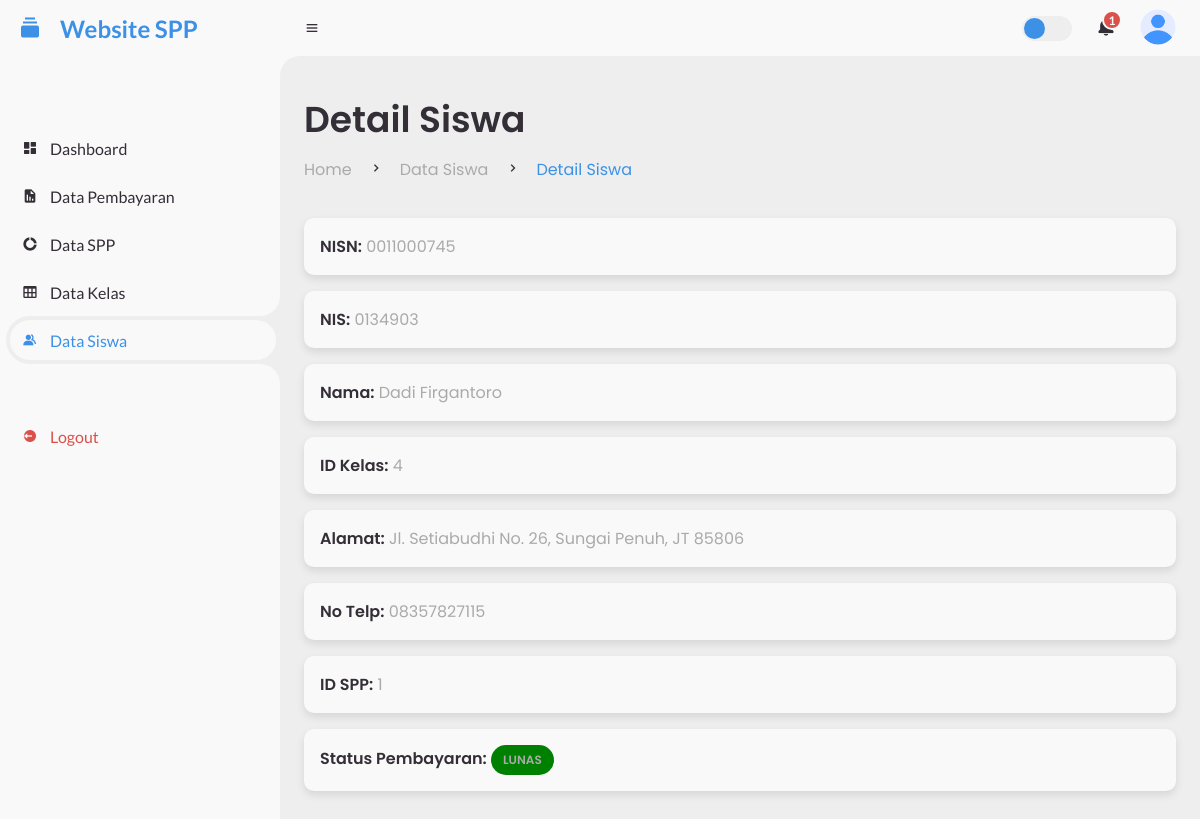
Screenshot of /detail-siswa.php?nisn=0011000745 (signed in) with the database file from the repository.
### tables this page shows
CREATE TABLE `siswa` (
  `nisn` varchar(10) NOT NULL,
  `nis` varchar(8) DEFAULT NULL,
  `nama` varchar(50) DEFAULT NULL,
  `id_kelas` int(11) DEFAULT NULL,
  `alamat` text DEFAULT NULL,
  `no_telp` varchar(15) DEFAULT NULL,
  `id_spp` int(11) DEFAULT NULL,
  `status_pembayaran` enum('lunas','belum lunas') DEFAULT 'belum lunas'
);

### detail-siswa.php (the view, shortened to what this page needs)
<?php
include('koneksi.php');
$nisn = $_GET['nisn'];
$sql_select = "SELECT * FROM siswa WHERE nisn = '$nisn'";
$result = mysqli_query($koneksi, $sql_select);
$row = mysqli_fetch_assoc($result);
?>
<!DOCTYPE html>
<html lang="en">
<head>
    <link href='https://unpkg.com/boxicons@2.0.9/css/boxicons.min.css' rel='stylesheet'>
    <link rel="stylesheet" type="text/css" href="https://cdn.datatables.net/1.11.5/css/jquery.dataTables.css">
    <link rel="stylesheet" href="css/style.css">
</head>
<body>
<section id="sidebar">
        <a href="dashboard.php" class="brand">
            <i class='bx bxs-collection'></i>
            <span class="text">Website SPP</span>
        </a>
        <ul class="side-menu top">
            <li>
                <a href="dashboard.php">
                    <i class='bx bxs-dashboard' ></i>
                    <span class="text">Dashboard</span>
                </a>
            </li>
            <li>
                <a href="pembayaran.php">
                    <i class='bx bxs-report'></i>
                    <span class="text">Data Pembayaran</span>
                </a>
            </li>
            <li>
                <a href="spp.php">
                    <i class='bx bxs-doughnut-chart' ></i>
                    <span class="text">Data SPP</span>
                </a>
            </li>
            <li>
                <a href="kelas.php">
                    <i class='bx bx-table'></i>
                    <span class="text">Data Kelas</span>
                </a>
            </li>
            <li class="active">
                <a href="siswa.php">
                    <i class='bx bxs-group' ></i>
                    <span class="text">Data Siswa</span>
                </a>
            </li>
        </ul>
        <ul class="side-menu">
            <li>
                <a href="index.php" class="logout">
                    <i class='bx bxs-log-out-circle' ></i>
                    <span class="text">Logout</span>
                </a>
            </li>
        </ul>
    </section>
<section id="content">
    <nav>
            <i class='bx bx-menu' ></i>
			<label for="switch-mode" class="switch-mode"></label>
            <a href="#" class="notification">
                <span class="num">1</span>
            </a>
            <a href="#" class="profile">
                <img src="img/user.png">
            </a>
        </nav>
    <main>
        <div class="head-title">
                <div class="left">
                    <h1>Detail Siswa</h1>
                    <ul class="breadcrumb">
                        <li>
                            <a href="dashboard.php">Home</a>
                        </li>
                        <li><i class='bx bx-chevron-right'></i></li>
                        <li>
                            <a href="siswa.php">Data Siswa</a>
                        </li>
                        <li><i class='bx bx-chevron-right'></i></li>
                        <li>
                            <a class="active" href="#">Detail Siswa</a>
                        </li>
                    </ul>
                </div>
            </div>
        <div class="detail-siswa">
            <div class="detail-item">
                <label>NISN:</label> <span><?php echo $row['nisn']; ?></span>
            </div>
            <div class="detail-item">
                <label>NIS:</label> <span><?php echo $row['nis']; ?></span>
            </div>
            <div class="detail-item">
                <label>Nama:</label> <span><?php echo $row['nama']; ?></span>
            </div>
            <div class="detail-item">
                <label>ID Kelas:</label> <span><?php echo $row['id_kelas']; ?></span>
            </div>
            <div class="detail-item">
                <label>Alamat:</label> <span><?php echo $row['alamat']; ?></span>
            </div>
            <div class="detail-item">
                <label>No Telp:</label> <span><?php echo $row['no_telp']; ?></span>
            </div>
            <div class="detail-item">
                <label>ID SPP:</label> <span><?php echo $row['id_spp']; ?></span>
            </div>
            <div class="detail-item">
                <label>Status Pembayaran:</label>
                <span class="status <?php echo ($row['status_pembayaran'] == 'lunas') ? 'completed' : 'pending'; ?>"><?php echo $row['status_pembayaran']; ?></span>
            </div>
        </div>
    </main>
</section>
</body>
</html>

### rows the page displays
siswa: nisn "0011000745", nis "0134903", nama "Dadi Firgantoro", id_kelas "4", alamat "Jl. Setiabudhi No. 26, Sungai Penuh, JT 85806", no_telp "08357827115", id_spp "1", status_pembayaran "LUNAS"
